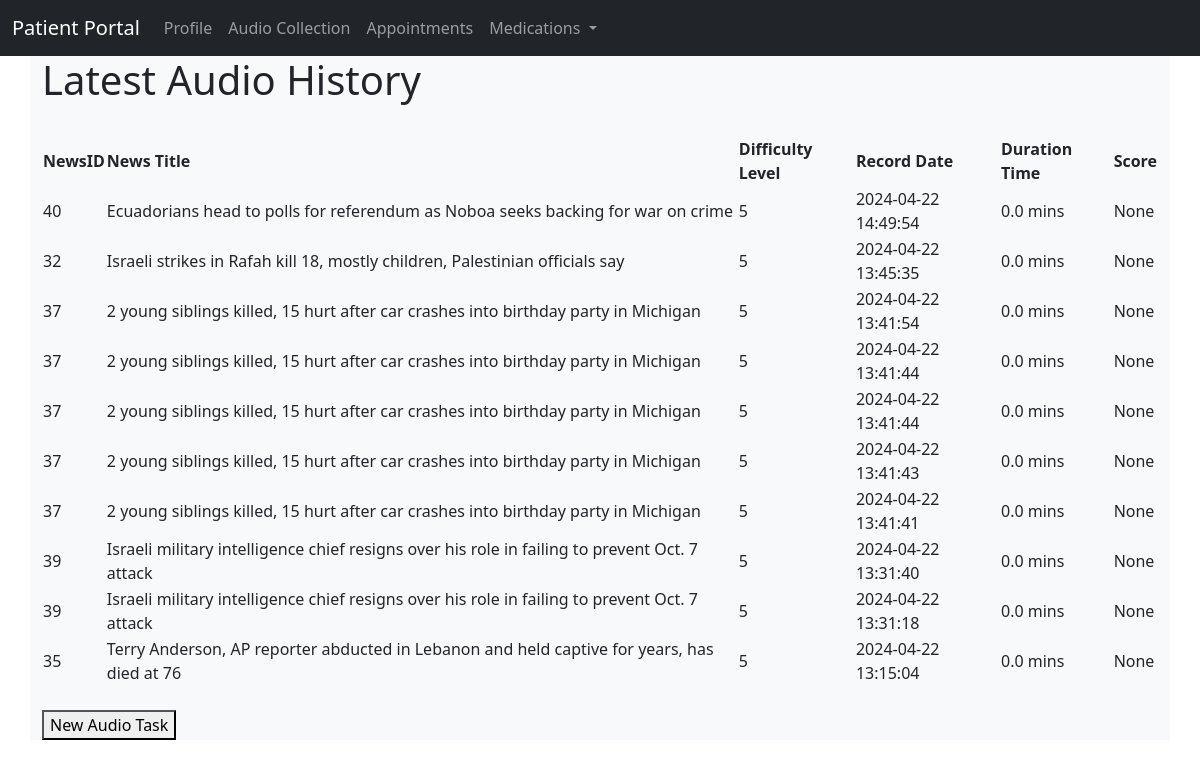
/audioCollect/myAudio (signed in), run on the app's committed database.
### application/models.py (models this page shows)
class AudioRecord(db.Model):
    __tablename__ = 'audio_records'
    id = db.Column(db.Integer, primary_key=True)
    patient_id = db.Column(db.Integer, db.ForeignKey('users.id', name='fk_audio_record_user_id'), nullable=False)
    news_id = db.Column(db.Integer, db.ForeignKey('news.id', name='fk_audio_record_news_id'), nullable=False)
    record_date = db.Column(db.DateTime, nullable=False, default=datetime.utcnow)
    file_dir = db.Column(db.String(255), nullable=False)
    duration = db.Column(db.Float, nullable=True)
    score = db.Column(db.Integer)
    patient = db.relationship('UserModel', backref=db.backref('audio_records', lazy='dynamic'))
    news = db.relationship('News', backref=db.backref('audio_records', lazy='dynamic'))

class News(db.Model):
    __tablename__ = 'news'
    id = db.Column(db.Integer, primary_key=True)
    title = db.Column(db.String(80), nullable=False)
    body = db.Column(db.Text, nullable=False)
    pub_date = db.Column(db.DateTime, nullable=False,
                         default=datetime.utcnow)
    length = db.Column(db.Integer, nullable=False)
    hashtags = db.Column(db.Integer, nullable=False)
    level = db.Column(db.Integer, default=5, nullable=False)

### application/audioCollect/views.py (the view)
@audioCollect_bp.route('/myAudio', methods=['GET'])
@login_required
def myAudio():
    try:
        audiohistory = db.session.query(
            News.id,  # ID from AudioRecord
            News.title,  # Title from News
            News.level,  # Level from News
            AudioRecord.record_date,  # Record date from AudioRecord
            AudioRecord.duration,
            AudioRecord.score
        ).join(News, AudioRecord.news_id == News.id  # Joining AudioRecord with News on news_id
        ).filter(AudioRecord.patient_id == current_user.id  # Filtering by user.id not patient_id
        ).order_by(AudioRecord.record_date.desc()  # Assuming the date field is named 'record_date'
        ).limit(10).all()
        if not audiohistory:
            flash('There is no audio recordings in the database! Record now!')
            return redirect(url_for('audioCollect_bp.audioCollect'))
        return render_template('audioHistory.html',  audiohistory = audiohistory)
    except Exception as e:
        current_app.logger.error(f"Error accessing audio history: {e}")
        flash('Error accessing audio history.')

### application/__init__.py (called while the page is built)
def format_date(value, format_string='%Y-%m-%d %H:%M:%S'):
    if value is None:
        return ""
    return value.strftime(format_string)

### application/models.py (called while the page is built)
@login_manager.user_loader
def load_user(user_id):
    return UserModel.query.get(user_id)

### application/audioCollect/templates/audioHistory.html
{% extends "base.html" %}
{% block content %}
<div class="container bg-light">
    <h1>Latest Audio History</h1>
    <br>
    <table>
      <thead>
        <tr>
          <th>NewsID</th>
          <th>News Title</th>
          <th>Difficulty Level</th>
          <th>Record Date</th>
          <th>Duration Time</th>
          <th>Score</th>
        </tr>
      </thead>
      <tbody>
        {% for oneaudio in audiohistory %}
        <tr>
            <td>{{ oneaudio[0] }}</td>
            <td>{{ oneaudio[1] }}</td>
            <td>{{ oneaudio[2] }}</td>
            <td>{{ oneaudio[3] | formatdate }}</td>
            <td>{{ oneaudio[4] |float|round(4) }} mins</td>
            <td>{{ oneaudio[5] }}</td>
        </tr>
        {% endfor %}
      </tbody>
    </table>
    <br />
    <form action="{{ url_for('audioCollect_bp.audioCollect') }}" method="get">
      <button type="submit">New Audio Task</button>
    </form>
</div>
{% endblock %}

### application/templates/base.html (shortened to what this page needs)
<!DOCTYPE html>
<html lang="en" dir="ltr">
  <head>
    <link href="https://cdn.jsdelivr.net/npm/bootstrap@5.0.0-beta1/dist/css/bootstrap.min.css" rel="stylesheet">
    <link rel="stylesheet" href="{{ url_for('static',filename='style.css') }}">
  </head>
  <body>
    <nav class="navbar navbar-expand-lg navbar-dark bg-dark">
      <div class="container-fluid">
        <a class="navbar-brand" href="{{ url_for('core_bp.welcome') }}">Patient Portal</a>
        <div class="collapse multi-collapse navbar-collapse w-100 order-1 order-md-0" id="navbarNav">
          <ul class="navbar-nav mr-auto">
            <li class="nav-item">
              <a class="nav-link" href="{{ url_for('profile_bp.profile') }}">Profile</a>
            </li>
            <li class="nav-item">
                <a class="nav-link" href="{{ url_for('audioCollect_bp.myAudio') }}">Audio Collection</a>
              </li>
            <li class="nav-item">
              <a class="nav-link" href="{{ url_for('appointments_bp.list') }}">Appointments</a>
            </li>
            <li class="nav-item dropdown">
              <a class="nav-link dropdown-toggle" href="#" id="navbarDropdown" role="button" data-bs-toggle="dropdown" aria-expanded="false">
                Medications
              </a>
            </li>
          </ul>
        </div>
      </div>
    </nav>
    {% block content %}
    {% endblock %}
  </body>
</html>

### data on the page
AudioRecord: oneaudio "40", title "Ecuadorians head to polls for referendum as Noboa seeks backing for war on crime", level "5", record_date "2024-04-22 14:49:54", oneaudio "0.0", oneaudio "None"
AudioRecord: oneaudio "32", title "Israeli strikes in Rafah kill 18, mostly children, Palestinian officials say", level "5", record_date "2024-04-22 13:45:35", oneaudio "0.0", oneaudio "None"
AudioRecord: oneaudio "37", title "2 young siblings killed, 15 hurt after car crashes into birthday party in Michigan", level "5", record_date "2024-04-22 13:41:54", oneaudio "0.0", oneaudio "None"
AudioRecord: oneaudio "37", title "2 young siblings killed, 15 hurt after car crashes into birthday party in Michigan", level "5", record_date "2024-04-22 13:41:44", oneaudio "0.0", oneaudio "None"
AudioRecord: oneaudio "37", title "2 young siblings killed, 15 hurt after car crashes into birthday party in Michigan", level "5", record_date "2024-04-22 13:41:44", oneaudio "0.0", oneaudio "None"
AudioRecord: oneaudio "37", title "2 young siblings killed, 15 hurt after car crashes into birthday party in Michigan", level "5", record_date "2024-04-22 13:41:43", oneaudio "0.0", oneaudio "None"
AudioRecord: oneaudio "37", title "2 young siblings killed, 15 hurt after car crashes into birthday party in Michigan", level "5", record_date "2024-04-22 13:41:41", oneaudio "0.0", oneaudio "None"
AudioRecord: oneaudio "39", title "Israeli military intelligence chief resigns over his role in failing to prevent Oct. 7 attack", level "5", record_date "2024-04-22 13:31:40", oneaudio "0.0", oneaudio "None"
AudioRecord: oneaudio "39", title "Israeli military intelligence chief resigns over his role in failing to prevent Oct. 7 attack", level "5", record_date "2024-04-22 13:31:18", oneaudio "0.0", oneaudio "None"
AudioRecord: oneaudio "35", title "Terry Anderson, AP reporter abducted in Lebanon and held captive for years, has died at 76", level "5", record_date "2024-04-22 13:15:04", oneaudio "0.0", oneaudio "None"
